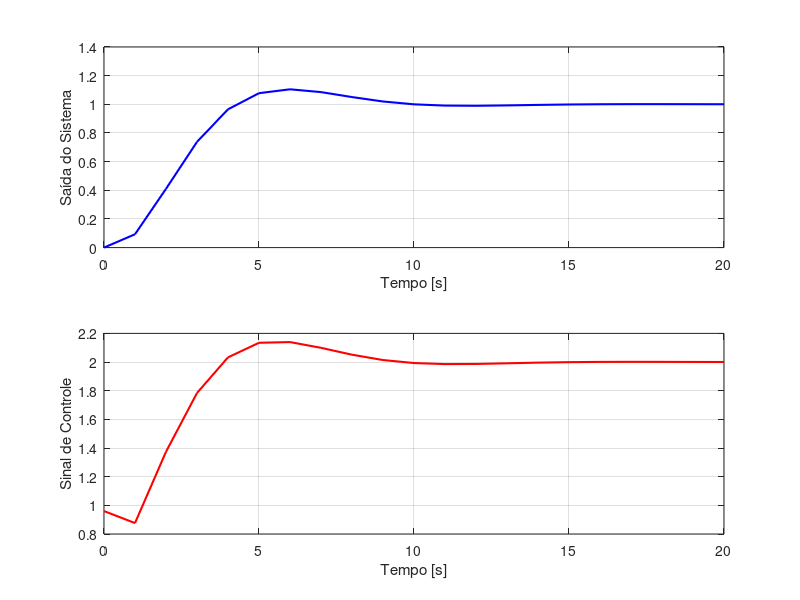

The MATLAB script that drew this image: (Note: this script raises an error after producing the figure.)
% Sistema:
G = tf(1, conv([1 2], [1 0.2 1]));
T = 1;
Gz = c2d(G, T, 'zoh');

% Especificações de projeto:
ts = 10;
os = 0.1;

% Parâmetros de projeto do sistema:
tau = ts/4;
R = exp(-T/tau);
zeta = sqrt((log(os)^2)/((pi^2)+(log(os)^2)));
theta = sqrt(((log(R)^2) - ((zeta^2)*(log(R)^2)))/(zeta^2));

% Polos desejados:
a = R*cos(theta);
b = R*sin(theta);
pd1 = complex(a, b);
pd2 = complex(a, -b);

% Polinômio característico:
%polmf = conv([1 -pd1], [1 -pd2]);
%polmf = conv(polmf, [1 -pd2]);
polmf = [1 -2*a (a^2 + b^2)];
polmf = conv(polmf, [1 0]);
polmf = conv(polmf, [1 0]);
polmf = conv(polmf, [1 0]);

% Definindo o vetor D:
D = fliplr(polmf)';

% Definindo a matriz E:
A = Gz.den{1};
B = Gz.num{1};
n = size(Gz.den{1});
n = n(2)-1;
e11 = zeros(n,n);
e12 = zeros(n,n);
e21 = zeros(n,n);
e22 = zeros(n,n);
for i=[1:1:n]
    for j=[1:1:n]
        if(j<=i)
            k = (i-j);
            e11(i,j) = A(n-k+1);
            e12(i,j) = B(n-k+1);
        end
        if(j>=i)
            k = (j-i);
            e21(i,j) = A(k+1);
            e22(i,j) = B(k+1);
        end
    end
end
E = [e11 e12; e21 e22];

% Cáclulo dos controladores:
M = inv(E)*D;
alpha = fliplr(M(1:n)');
beta = fliplr(M(n+1:2*n)');

% Função de transferência do controlador:
C = tf(beta, alpha, T);

% Malha fechada:
MF = feedback(C*Gz, 1);
refy = feedback(C*Gz, 1)/dcgain(MF);
%Sinal de controle:
refu = feedback(C, Gz)/dcgain(MF);

%Plot:
figure
subplot(2,1,1);
[y,t] = step(refy);
plot(t, y, 'b', 'LineWidth', 1.5);
grid
xlabel('Tempo [s]');
ylabel('Saída do Sistema');
xlim([0,20]);
subplot(2,1,2);
[u,t] = step(refu);
plot(t, u, 'r', 'LineWidth', 1.5);
grid
xlabel('Tempo [s]');
ylabel('Sinal de Controle');
xlim([0,20]);
exportgraphics(gcf, 'mf.eps', 'ContentType', 'vector');

%Stepinfo:
stepinfo(refy)

%Bode controlador:
[mag, phase, omega] = bode(C);
mag_dB = 20*log10(squeeze(mag));
phase = squeeze(phase);
omega = squeeze(omega);
figure
subplot(2,1,1);
semilogx(omega, mag_dB, 'b', 'LineWidth', 1.5);
grid
xlabel('Frequência (rad/s)');
ylabel('Magnitude (dB)');
subplot(2,1,2);
semilogx(omega, phase, 'b', 'LineWidth', 1);
grid
xlabel('Frequência (rad/s)');
ylabel('Fase (°)');
exportgraphics(gcf, 'bode_cont.eps', 'ContentType', 'vector');

%Bode sistema:
[mag, phase, omega] = bode(Gz);
mag_dB = 20*log10(squeeze(mag));
phase = squeeze(phase);
omega = squeeze(omega);
figure
subplot(2,1,1);
semilogx(omega, mag_dB, 'b', 'LineWidth', 1.5);
grid
xlabel('Frequência (rad/s)');
ylabel('Magnitude (dB)');
subplot(2,1,2);
semilogx(omega, phase, 'b', 'LineWidth', 1);
grid
xlabel('Frequência (rad/s)');
ylabel('Fase (°)');
exportgraphics(gcf, 'bode_sys.eps', 'ContentType', 'vector');

%Bode ref -> y:
[mag, phase, omega] = bode(refy);
mag_dB = 20*log10(squeeze(mag));
phase = squeeze(phase);
omega = squeeze(omega);
figure
subplot(2,1,1);
semilogx(omega, mag_dB, 'b', 'LineWidth', 1.5);
grid
xlabel('Frequência (rad/s)');
ylabel('Magnitude (dB)');
subplot(2,1,2);
semilogx(omega, phase, 'b', 'LineWidth', 1);
grid
xlabel('Frequência (rad/s)');
ylabel('Fase (°)');
exportgraphics(gcf, 'bode_mf.eps', 'ContentType', 'vector');

%Bode ref -> u:
[mag, phase, omega] = bode(refu);
mag_dB = 20*log10(squeeze(mag));
phase = squeeze(phase);
omega = squeeze(omega);
figure
subplot(2,1,1);
semilogx(omega, mag_dB, 'b', 'LineWidth', 1.5);
grid
xlabel('Frequência (rad/s)');
ylabel('Magnitude (dB)');
subplot(2,1,2);
semilogx(omega, phase, 'b', 'LineWidth', 1);
grid
xlabel('Frequência (rad/s)');
ylabel('Fase (°)');
exportgraphics(gcf, 'bode_refu.eps', 'ContentType', 'vector');